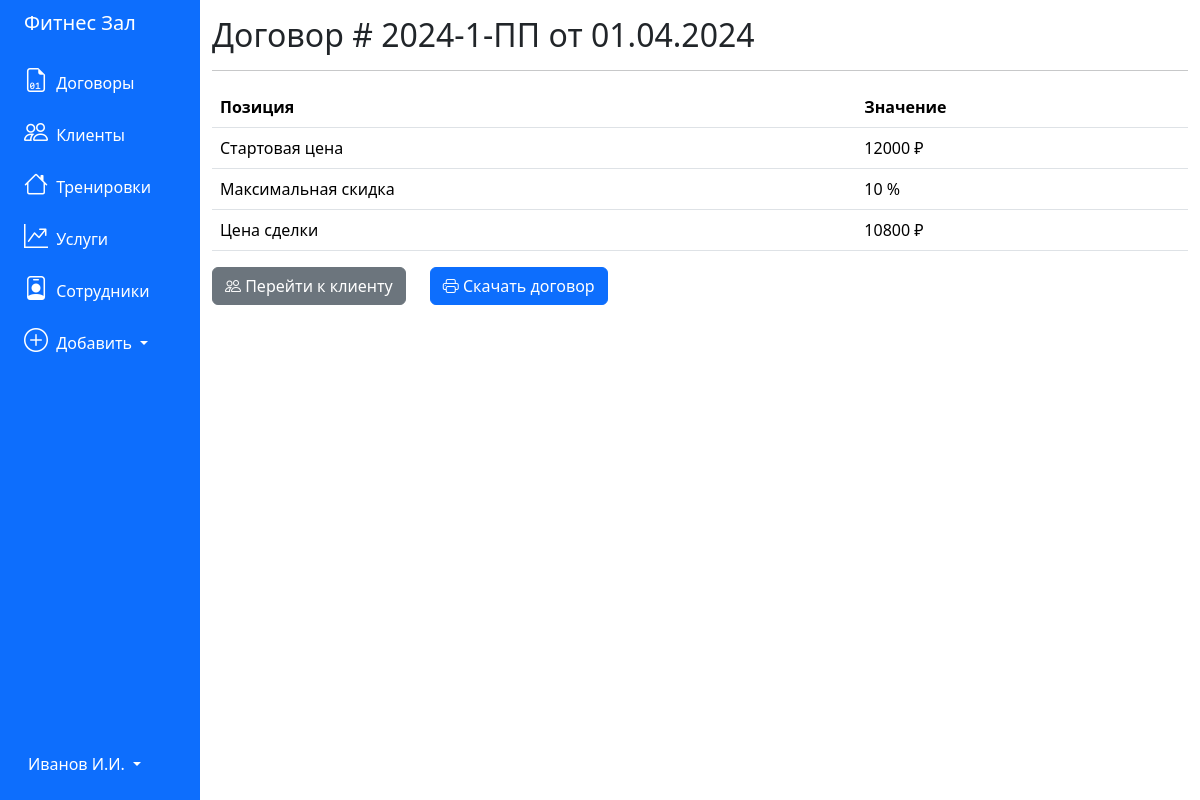
The page /contract/4 on the database its author committed.
### tables this page shows
CREATE TABLE "contracts" (
	"id_contract"	INTEGER,
	"number"	TEXT,
	"date"	TEXT,
	"price"	INTEGER,
	"discount"	INTEGER,
	"deal_status"	BLOB,
	"finish_price"	INTEGER,
	"training_id"	INTEGER,
	"client_id"	INTEGER,
	"employee_id"	INTEGER,
	PRIMARY KEY("id_contract" AUTOINCREMENT)
);

### app.py (the view)
@app.route('/contract/<int:contract_id>')
def contract(contract_id):
    pos = get_contract(contract_id)
    return render_template('contract.html', contract=pos)

### app.py (called while the page is built)
def get_db_connection():
    conn = sqlite3.connect('../pythonProject4/database.db')
    conn.row_factory = sqlite3.Row
    return conn

def get_contract(item_id):
    conn = get_db_connection()
    item = conn.execute("""SELECT * FROM contracts, trainings, clients
    WHERE contracts.training_id = trainings.id_training and contracts.client_id = clients.id_client and contracts.id_contract = ?
                        """, (item_id,)).fetchone()
    conn.close()
    if item is None:
        abort(404)
    return item

### templates/contract.html
{% extends 'base.html' %}
{% block content %}
<h2>{% block title %} Договор # {{ contract['number'] }} от {{ contract['date'] }} {% endblock %}</h2>
<hr>
<table class="table">
    <thead>
        <tr>
            <th scope="col">Позиция</th>
            <th scope="col">Значение</th>
        </tr>
    </thead>
    <tbody>
        <tr>
            <td>Стартовая цена</th>
            <td>{{ contract['price'] }} ₽</th>
        </tr>
        <tr>
            <td>Максимальная скидка</th>
            <td>{{ contract['discount'] }} %</th>
        </tr>
        <tr>
            <td>Цена сделки</th>
            <td>{{ contract['finish_price'] }} ₽</th>
        </tr>
    </tbody>
</table>
<div class="row">
    <div class="col-auto">
        <a href="/clients">
            <button type="submit" class="btn btn-secondary"><i class="bi-people"></i> Перейти к клиенту</button>
        </a>
    </div>
    <div class="col-auto">
        <a href="{{ url_for('generate_contract', id_contract=contract['id_contract']) }}">
            <button type="submit" class="btn btn-primary"><i class="bi-printer"></i> Скачать договор</button>
        </a>
    </div>
</div>
{% endblock %}

### rows shown on the page
contracts: number "2024-1-ПП", date "01.04.2024", price "12000", discount "10", finish_price "10800"
